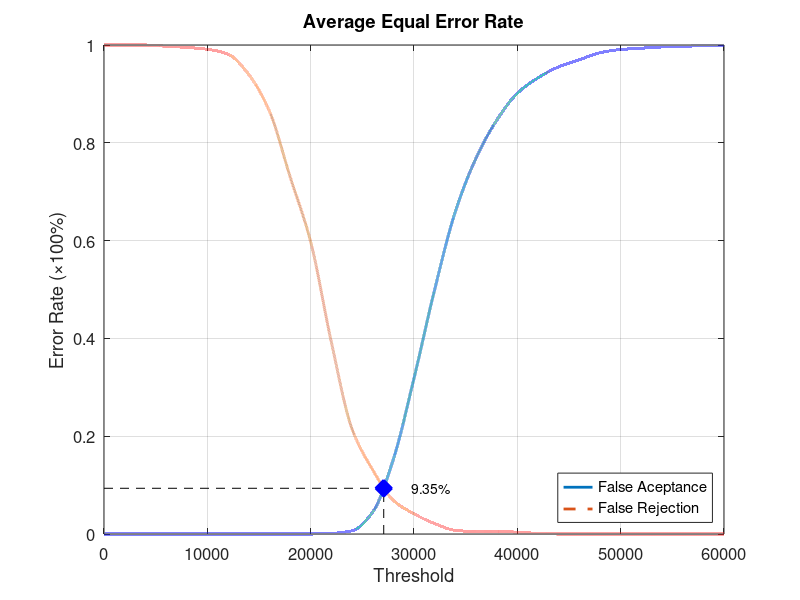
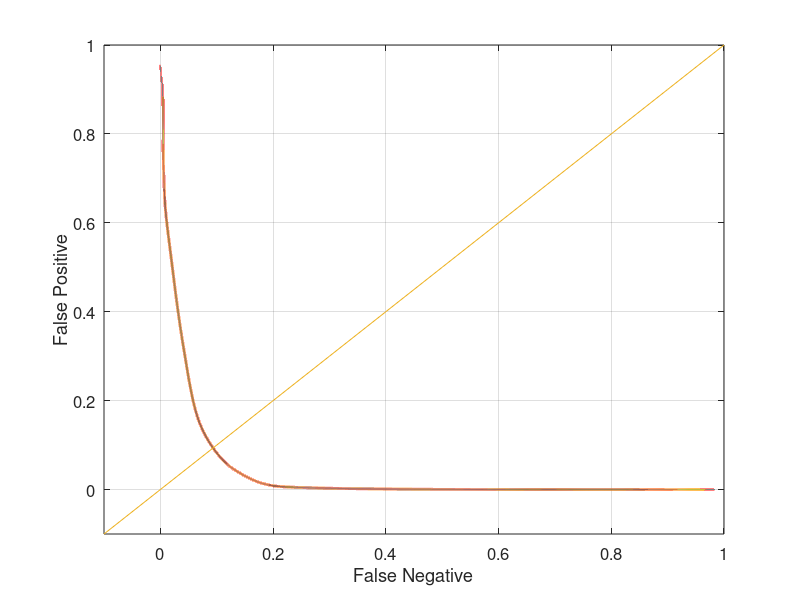

MATLAB code for these plots, in order:
function yEER = Experiment4Average
close all;
clear;
clc;
x = 0:2000:60000;
xq = 0:0.5:60000;

y0 = [0 0 0 0 0 0 0 0 0 0 0 0.00131579 0.00657895 0.0447368 0.152632 0.318421 0.5 0.659211 0.768421 0.846053 0.901316 0.932895 0.955263 0.969737 0.984211 0.990789 0.993421 0.996053 0.997368 0.998684 1];
yy0 = interp1(x, y0, xq, 'pchip');
y1 = [1 1 1 0.9975 0.995 0.99125 0.98125 0.94 0.865 0.73125 0.5975 0.3925 0.215 0.13125 0.06875 0.04125 0.02125 0.0075 0.005 0.005 0.00375 0.00125 0 0 0 0 0 0 0 0 0];
yy1 = interp1(x, y1, xq, 'pchip');

% Calculating EER: 
y2 = abs(y0 - y1);
find(y2 == min(y2))
yy2 = abs(yy0 - yy1);
xEER = find(yy2 == min(yy2));
xEERIndex = xq(xEER) % X-axis EER
yEER = yy0(xEER) % Y-axis EER

main = figure
plot(xq, yy0,'-','LineWidth', 2);	hold on
plot(xq, yy1,'--','LineWidth', 2);	hold on
plot([xEERIndex xEERIndex], [0 yEER], 'k--');	hold on
plot([0 xEERIndex], [yEER yEER], 'k--');	hold on
plot(xEERIndex, yEER, 'bx', 'LineWidth', 10);	hold on
text(xEERIndex + 10 * xEERIndex / 100, yEER, [num2str(round((10000 * yEER)) / 100) '%'])
legend('False Aceptance', 'False Rejection', 'Location', 'SouthEast')
xlabel('Threshold')
ylabel('Error Rate (\times100%)')
title('Average Equal Error Rate')
set(gca, 'FontSize', 12)
axis([0 60000 0 1])
grid on

print(main, 'Experiment4AverageMain', '-dpng');
FNRxFPR = figure('Color', [1 1 1]);
plot(yy1, yy0, '-', yy1, yy0, 'LineWidth', 2);
hold on
y = -0.1:0.1:1
plot(y, y); 
set(gca, 'FontSize', 12)
xlabel('False Negative')
ylabel('False Positive')
axis([-0.1 1 -0.1 1])
set(gca, 'FontSize', 12)
grid on

print(FNRxFPR, 'Experiment4AverageFNRxFPR','-dpng');
end
